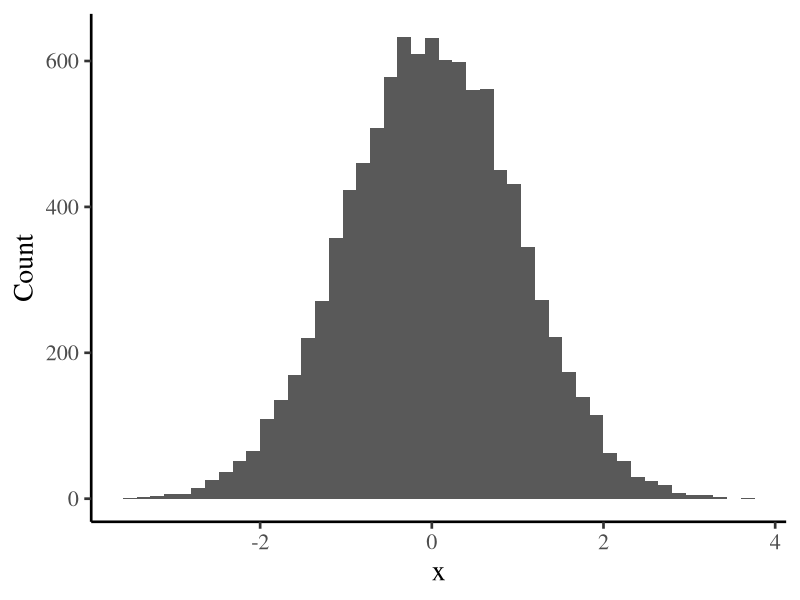
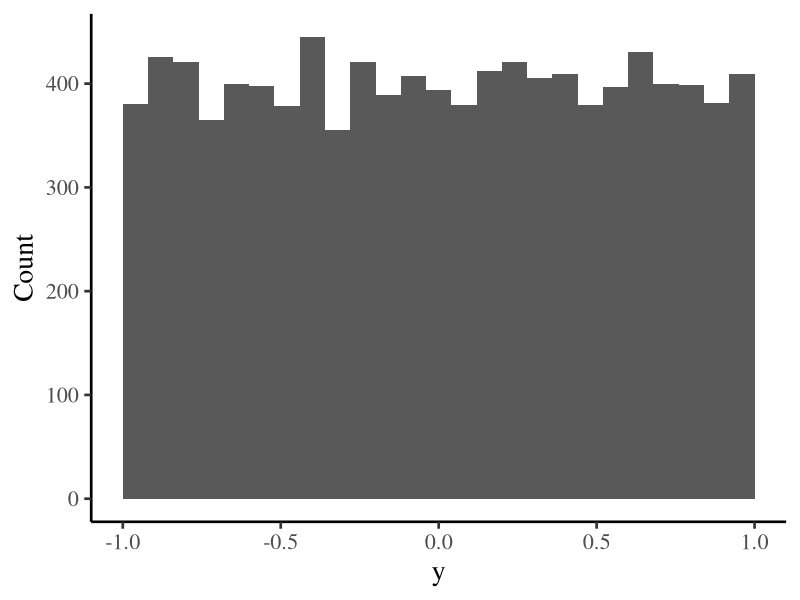

The R source for these figures, in order:
library(ggplot2)
set.seed(seed = 1000)

#Problem 8

# Part (a)
# Generate a vector of n draws from a standard normal rv
n <- 10000
mu <- 0
sigma <- 1
x <- rnorm(n, mu, sigma)

# Plot a histogram of the draws using ggplot2
ggplot() + 
  geom_histogram(aes(x = x), binwidth = 0.16) + 
  ylab("Count") + xlab("x") + 
  theme_classic(base_size = 20) + 
  theme(text = element_text(size = 20,  family="serif"))

# Part (b)
# Generate a vector of n draws from a uniform(-1, 1) rv
n <- 10000
min_y <- -1
max_y <- 1
y <- runif(n, min_y , max_y)

# Plot a histogram of the draws using ggplot2
ggplot() + 
  geom_histogram(aes(x = y), binwidth = 0.08) + 
  ylab("Count") + xlab("y") + 
  theme_classic(base_size = 20) + 
  theme(text = element_text(size = 20,  family="serif"))


# Problem 9
# Part (a)
#Let X ~ Bernoulli(p) and U ~ U(0, 1). Show that

#P(1{U <= p} = 1) = p (13)

#and conclude that 1{U <= p} and X are identically distributed.

#P(1{U <= p} = 1) = P(U <= p)

#=(p???0)/(1???0) (from cdf of a uniform distribution)
#= p,

#P(1{U <= p} = 1) = P(X = 1) and since 
#supp 1{U <= p} = supp X = {0, 1}, U and X are 
#identically distributed.

# Part (b)
# Define a custom function that returns draws from a Bernoulli rv
my_rbernoulli <- function (n, p) {
  x <- ifelse(runif(n,0,1)<=p,0,1)
  return(x)
}

# Test the custom Bernoulli generator function
x <- my_rbernoulli(10000, 0.5)
length(x) == 10000 # should return TRUE
mean(x) # should be a number near 0.5

# Part (c)
# Define a custom function that returns draws from a Binomial rv
my_rbinomial <- function(n, p, m){
  for (y in 1:n) {
    ifelse(y==1,x <- as.vector(sum(my_rbernoulli(m,p))), 
           x <- append(x,sum(my_rbernoulli(m,p))))
  }
  return(x)
}

# Test the custom Binomial generator function
x <- my_rbinomial(10000, 0.5, 10)
length(x) == 10000 # should return TRUE
mean(x) # should be a number near 5





